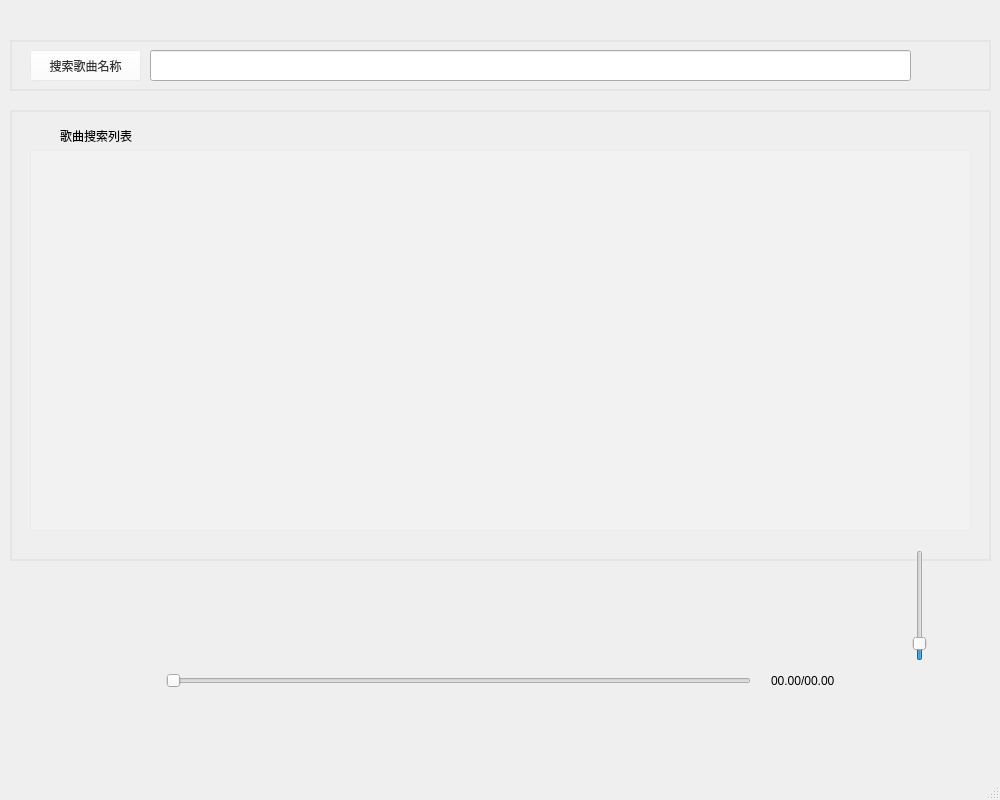
<?xml version="1.0" encoding="UTF-8"?>
<ui version="4.0">
 <class>MainWindow</class>
 <widget class="QMainWindow" name="MainWindow">
  <property name="geometry">
   <rect>
    <x>0</x>
    <y>0</y>
    <width>1000</width>
    <height>800</height>
   </rect>
  </property>
  <property name="minimumSize">
   <size>
    <width>1000</width>
    <height>800</height>
   </size>
  </property>
  <property name="maximumSize">
   <size>
    <width>1000</width>
    <height>800</height>
   </size>
  </property>
  <property name="windowTitle">
   <string>MainWindow</string>
  </property>
  <widget class="QWidget" name="centralwidget">
   <widget class="QGroupBox" name="groupBox_2">
    <property name="geometry">
     <rect>
      <x>10</x>
      <y>110</y>
      <width>981</width>
      <height>451</height>
     </rect>
    </property>
    <property name="styleSheet">
     <string notr="true">        QGroupBox {
	border-color: rgb(229, 229, 229);

            border-width: 2px;
            border-style: solid;
            margin-top: 0.5ex;
        }</string>
    </property>
    <property name="title">
     <string/>
    </property>
    <widget class="QLabel" name="label">
     <property name="geometry">
      <rect>
       <x>50</x>
       <y>10</y>
       <width>141</width>
       <height>31</height>
      </rect>
     </property>
     <property name="text">
      <string>歌曲搜索列表</string>
     </property>
    </widget>
    <widget class="QTableView" name="searchTableView">
     <property name="geometry">
      <rect>
       <x>20</x>
       <y>40</y>
       <width>941</width>
       <height>381</height>
      </rect>
     </property>
     <property name="styleSheet">
      <string notr="true">color: rgba(11, 11, 11);
selection-color: rgb(107, 107, 107);
background-color: rgba(255, 255, 255, 50);
selection-background-color: rgba(255, 255, 255, 50); </string>
     </property>
     <property name="showDropIndicator" stdset="0">
      <bool>false</bool>
     </property>
     <property name="showGrid">
      <bool>false</bool>
     </property>
     <property name="wordWrap">
      <bool>false</bool>
     </property>
     <property name="cornerButtonEnabled">
      <bool>true</bool>
     </property>
     <attribute name="horizontalHeaderVisible">
      <bool>false</bool>
     </attribute>
     <attribute name="horizontalHeaderCascadingSectionResizes">
      <bool>true</bool>
     </attribute>
     <attribute name="horizontalHeaderHighlightSections">
      <bool>true</bool>
     </attribute>
     <attribute name="horizontalHeaderShowSortIndicator" stdset="0">
      <bool>true</bool>
     </attribute>
     <attribute name="horizontalHeaderStretchLastSection">
      <bool>true</bool>
     </attribute>
     <attribute name="verticalHeaderVisible">
      <bool>false</bool>
     </attribute>
     <attribute name="verticalHeaderHighlightSections">
      <bool>false</bool>
     </attribute>
    </widget>
   </widget>
   <widget class="QGroupBox" name="groupBox">
    <property name="geometry">
     <rect>
      <x>10</x>
      <y>40</y>
      <width>981</width>
      <height>51</height>
     </rect>
    </property>
    <property name="styleSheet">
     <string notr="true">        QGroupBox {
	border-color: rgb(229, 229, 229);

            border-width: 2px;
            border-style: solid;
            margin-top: 0.5ex;
        }</string>
    </property>
    <property name="title">
     <string/>
    </property>
    <widget class="QLineEdit" name="searchLineEdit">
     <property name="geometry">
      <rect>
       <x>140</x>
       <y>10</y>
       <width>761</width>
       <height>31</height>
      </rect>
     </property>
     <property name="font">
      <font>
       <family>微软雅黑</family>
       <pointsize>10</pointsize>
      </font>
     </property>
     <property name="statusTip">
      <string/>
     </property>
    </widget>
    <widget class="QPushButton" name="pushButton_4">
     <property name="geometry">
      <rect>
       <x>20</x>
       <y>10</y>
       <width>111</width>
       <height>31</height>
      </rect>
     </property>
     <property name="styleSheet">
      <string notr="true">color: rgb(50, 50, 50);
font: 75 9pt &quot;Agency FB&quot;;
background-color: rgb(255, 255, 255, 50);</string>
     </property>
     <property name="text">
      <string>搜索歌曲名称</string>
     </property>
    </widget>
    <widget class="QPushButton" name="searchBtn">
     <property name="geometry">
      <rect>
       <x>920</x>
       <y>10</y>
       <width>36</width>
       <height>32</height>
      </rect>
     </property>
     <property name="cursor">
      <cursorShape>PointingHandCursor</cursorShape>
     </property>
     <property name="styleSheet">
      <string notr="true">QPushButton {
    border: none; 
}
QPushButton:hover{
/*border-image:url(:/tu/begin.png);*/

background-color: rgb(255, 255, 255, 50);


}
</string>
     </property>
     <property name="text">
      <string/>
     </property>
     <property name="icon">
      <iconset resource="images.qrc">
       <normaloff>:/images/search.png</normaloff>:/images/search.png</iconset>
     </property>
     <property name="iconSize">
      <size>
       <width>32</width>
       <height>32</height>
      </size>
     </property>
    </widget>
    <zorder>pushButton_4</zorder>
    <zorder>searchLineEdit</zorder>
    <zorder>searchBtn</zorder>
   </widget>
   <widget class="QWidget" name="layoutWidget">
    <property name="geometry">
     <rect>
      <x>10</x>
      <y>650</y>
      <width>981</width>
      <height>61</height>
     </rect>
    </property>
    <layout class="QHBoxLayout" name="horizontalLayout">
     <property name="spacing">
      <number>20</number>
     </property>
     <item>
      <widget class="QPushButton" name="lastSongBtn">
       <property name="cursor">
        <cursorShape>PointingHandCursor</cursorShape>
       </property>
       <property name="styleSheet">
        <string notr="true">QPushButton {
    border: none; 
}
QPushButton:hover{
/*border-image:url(:/tu/begin.png);*/

background-color: rgb(255, 255, 255, 50);


}
</string>
       </property>
       <property name="text">
        <string/>
       </property>
       <property name="icon">
        <iconset resource="images.qrc">
         <normaloff>:/images/last.png</normaloff>:/images/last.png</iconset>
       </property>
       <property name="iconSize">
        <size>
         <width>32</width>
         <height>32</height>
        </size>
       </property>
      </widget>
     </item>
     <item>
      <widget class="QPushButton" name="openBtn">
       <property name="cursor">
        <cursorShape>PointingHandCursor</cursorShape>
       </property>
       <property name="styleSheet">
        <string notr="true">QPushButton {
    border: none; 
}
QPushButton:hover{
/*border-image:url(:/tu/begin.png);*/

background-color: rgb(255, 255, 255, 50);


}
</string>
       </property>
       <property name="text">
        <string/>
       </property>
       <property name="icon">
        <iconset resource="images.qrc">
         <normaloff>:/images/begin.png</normaloff>:/images/begin.png</iconset>
       </property>
       <property name="iconSize">
        <size>
         <width>50</width>
         <height>50</height>
        </size>
       </property>
      </widget>
     </item>
     <item>
      <widget class="QPushButton" name="nextSongBtn">
       <property name="cursor">
        <cursorShape>PointingHandCursor</cursorShape>
       </property>
       <property name="styleSheet">
        <string notr="true">QPushButton {
    border: none; 
}
QPushButton:hover{
/*border-image:url(:/tu/begin.png);*/

background-color: rgb(255, 255, 255, 50);


}
</string>
       </property>
       <property name="text">
        <string/>
       </property>
       <property name="icon">
        <iconset resource="images.qrc">
         <normaloff>:/images/next.png</normaloff>:/images/next.png</iconset>
       </property>
       <property name="iconSize">
        <size>
         <width>32</width>
         <height>32</height>
        </size>
       </property>
      </widget>
     </item>
     <item>
      <widget class="QSlider" name="musicSlider">
       <property name="orientation">
        <enum>Qt::Horizontal</enum>
       </property>
      </widget>
     </item>
     <item>
      <widget class="QLabel" name="musicTimeLabel">
       <property name="styleSheet">
        <string notr="true">font: 87 11pt &quot;Arial Black&quot;;</string>
       </property>
       <property name="text">
        <string>00.00/00.00</string>
       </property>
      </widget>
     </item>
     <item>
      <widget class="QPushButton" name="playModeBtn">
       <property name="cursor">
        <cursorShape>PointingHandCursor</cursorShape>
       </property>
       <property name="styleSheet">
        <string notr="true">QPushButton {
    border: none; 
}
QPushButton:hover{
/*border-image:url(:/tu/begin.png);*/

background-color: rgb(255, 255, 255, 50);


}
</string>
       </property>
       <property name="text">
        <string/>
       </property>
       <property name="icon">
        <iconset resource="images.qrc">
         <normaloff>:/images/while.png</normaloff>:/images/while.png</iconset>
       </property>
       <property name="iconSize">
        <size>
         <width>25</width>
         <height>25</height>
        </size>
       </property>
      </widget>
     </item>
     <item>
      <widget class="QPushButton" name="soundBtn">
       <property name="cursor">
        <cursorShape>PointingHandCursor</cursorShape>
       </property>
       <property name="styleSheet">
        <string notr="true">QPushButton {
    border: none; 
}
QPushButton:hover{
/*border-image:url(:/tu/begin.png);*/

background-color: rgb(255, 255, 255, 50);


}
</string>
       </property>
       <property name="text">
        <string/>
       </property>
       <property name="icon">
        <iconset resource="images.qrc">
         <normaloff>:/images/sound.png</normaloff>:/images/sound.png</iconset>
       </property>
       <property name="iconSize">
        <size>
         <width>25</width>
         <height>25</height>
        </size>
       </property>
      </widget>
     </item>
     <item>
      <widget class="QPushButton" name="musicListBtn">
       <property name="cursor">
        <cursorShape>PointingHandCursor</cursorShape>
       </property>
       <property name="styleSheet">
        <string notr="true">QPushButton {
    border: none; 
}
QPushButton:hover{
/*border-image:url(:/tu/begin.png);*/

background-color: rgb(255, 255, 255, 50);


}
</string>
       </property>
       <property name="text">
        <string/>
       </property>
       <property name="icon">
        <iconset resource="images.qrc">
         <normaloff>:/images/list.png</normaloff>:/images/list.png</iconset>
       </property>
       <property name="iconSize">
        <size>
         <width>32</width>
         <height>32</height>
        </size>
       </property>
      </widget>
     </item>
    </layout>
   </widget>
   <widget class="QPushButton" name="pushButton_10">
    <property name="geometry">
     <rect>
      <x>10</x>
      <y>600</y>
      <width>36</width>
      <height>32</height>
     </rect>
    </property>
    <property name="styleSheet">
     <string notr="true">QPushButton {
    border: none; 
}
QPushButton:hover{
/*border-image:url(:/tu/begin.png);*/

background-color: rgb(255, 255, 255, 50);


}
</string>
    </property>
    <property name="text">
     <string/>
    </property>
    <property name="icon">
     <iconset resource="images.qrc">
      <normaloff>:/images/MOpenSong.png</normaloff>:/images/MOpenSong.png</iconset>
    </property>
    <property name="iconSize">
     <size>
      <width>32</width>
      <height>32</height>
     </size>
    </property>
   </widget>
   <widget class="QSlider" name="soundSlider">
    <property name="geometry">
     <rect>
      <x>910</x>
      <y>550</y>
      <width>20</width>
      <height>111</height>
     </rect>
    </property>
    <property name="pageStep">
     <number>5</number>
    </property>
    <property name="value">
     <number>10</number>
    </property>
    <property name="orientation">
     <enum>Qt::Vertical</enum>
    </property>
   </widget>
   <widget class="QPushButton" name="closeWindowBtn">
    <property name="geometry">
     <rect>
      <x>970</x>
      <y>10</y>
      <width>20</width>
      <height>20</height>
     </rect>
    </property>
    <property name="cursor">
     <cursorShape>PointingHandCursor</cursorShape>
    </property>
    <property name="styleSheet">
     <string notr="true">QPushButton {
    border: none; 
}
QPushButton:hover{
/*border-image:url(:/tu/begin.png);*/

background-color: rgb(255, 255, 255, 50);


}
</string>
    </property>
    <property name="text">
     <string/>
    </property>
    <property name="icon">
     <iconset resource="images.qrc">
      <normaloff>:/images/close.png</normaloff>:/images/close.png</iconset>
    </property>
    <property name="iconSize">
     <size>
      <width>20</width>
      <height>20</height>
     </size>
    </property>
   </widget>
  </widget>
  <widget class="QMenuBar" name="menubar">
   <property name="geometry">
    <rect>
     <x>0</x>
     <y>0</y>
     <width>1000</width>
     <height>26</height>
    </rect>
   </property>
  </widget>
  <widget class="QStatusBar" name="statusbar"/>
 </widget>
 <resources>
  <include location="images.qrc"/>
 </resources>
 <connections/>
</ui>
